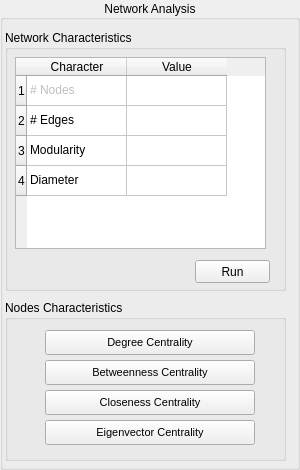
     <widget class="QGroupBox" name="groupBoxNetworkAnalysis">
      <property name="minimumSize">
       <size>
        <width>300</width>
        <height>0</height>
       </size>
      </property>
      <property name="maximumSize">
       <size>
        <width>300</width>
        <height>16777215</height>
       </size>
      </property>
      <property name="font">
       <font>
        <family>Microsoft YaHei UI</family>
        <pointsize>9</pointsize>
       </font>
      </property>
      <property name="title">
       <string>Network Analysis</string>
      </property>
      <property name="alignment">
       <set>Qt::AlignCenter</set>
      </property>
      <widget class="QGroupBox" name="groupBoxNetworkCharactor">
       <property name="geometry">
        <rect>
         <x>5</x>
         <y>30</y>
         <width>281</width>
         <height>261</height>
        </rect>
       </property>
       <property name="title">
        <string>Network Characteristics</string>
       </property>
       <widget class="QPushButton" name="pushButton">
        <property name="geometry">
         <rect>
          <x>20</x>
          <y>180</y>
          <width>75</width>
          <height>23</height>
         </rect>
        </property>
        <property name="text">
         <string>PushButton</string>
        </property>
       </widget>
       <widget class="QPushButton" name="pushButton_2">
        <property name="geometry">
         <rect>
          <x>130</x>
          <y>180</y>
          <width>75</width>
          <height>23</height>
         </rect>
        </property>
        <property name="text">
         <string>PushButton</string>
        </property>
       </widget>
       <widget class="QPushButton" name="pushButtonNetworkcharacteristic">
        <property name="geometry">
         <rect>
          <x>190</x>
          <y>230</y>
          <width>75</width>
          <height>23</height>
         </rect>
        </property>
        <property name="text">
         <string>Run</string>
        </property>
       </widget>
       <widget class="QTableWidget" name="tableWidgetNetworkCharacteristics">
        <property name="geometry">
         <rect>
          <x>10</x>
          <y>27</y>
          <width>251</width>
          <height>192</height>
         </rect>
        </property>
        <row>
         <property name="text">
          <string>1</string>
         </property>
        </row>
        <row>
         <property name="text">
          <string>2</string>
         </property>
        </row>
        <row>
         <property name="text">
          <string>3</string>
         </property>
        </row>
        <row>
         <property name="text">
          <string>4</string>
         </property>
        </row>
        <column>
         <property name="text">
          <string>Character</string>
         </property>
        </column>
        <column>
         <property name="text">
          <string>Value</string>
         </property>
        </column>
        <item row="0" column="0">
         <property name="text">
          <string># Nodes</string>
         </property>
         <property name="flags">
          <set>ItemIsSelectable|ItemIsDragEnabled|ItemIsUserCheckable</set>
         </property>
        </item>
        <item row="0" column="1">
         <property name="text">
          <string/>
         </property>
        </item>
        <item row="1" column="0">
         <property name="text">
          <string># Edges</string>
         </property>
        </item>
        <item row="1" column="1">
         <property name="text">
          <string/>
         </property>
        </item>
        <item row="2" column="0">
         <property name="text">
          <string>Modularity</string>
         </property>
        </item>
        <item row="2" column="1">
         <property name="text">
          <string/>
         </property>
        </item>
        <item row="3" column="0">
         <property name="text">
          <string>Diameter</string>
         </property>
        </item>
        <item row="3" column="1">
         <property name="text">
          <string/>
         </property>
        </item>
       </widget>
      </widget>
      <widget class="QGroupBox" name="groupBox">
       <property name="geometry">
        <rect>
         <x>5</x>
         <y>300</y>
         <width>281</width>
         <height>161</height>
        </rect>
       </property>
       <property name="title">
        <string>Nodes Characteristics</string>
       </property>
       <widget class="QPushButton" name="pushButtonDegreeCentrality">
        <property name="geometry">
         <rect>
          <x>40</x>
          <y>30</y>
          <width>210</width>
          <height>25</height>
         </rect>
        </property>
        <property name="font">
         <font>
          <pointsize>8</pointsize>
         </font>
        </property>
        <property name="text">
         <string>Degree Centrality</string>
        </property>
       </widget>
       <widget class="QPushButton" name="pushButtonBetweennessCentrality">
        <property name="geometry">
         <rect>
          <x>40</x>
          <y>60</y>
          <width>210</width>
          <height>25</height>
         </rect>
        </property>
        <property name="font">
         <font>
          <pointsize>8</pointsize>
         </font>
        </property>
        <property name="text">
         <string>Betweenness Centrality</string>
        </property>
       </widget>
       <widget class="QPushButton" name="pushButtonClosenessCentrality">
        <property name="geometry">
         <rect>
          <x>40</x>
          <y>90</y>
          <width>210</width>
          <height>25</height>
         </rect>
        </property>
        <property name="font">
         <font>
          <pointsize>8</pointsize>
         </font>
        </property>
        <property name="text">
         <string>Closeness Centrality</string>
        </property>
       </widget>
       <widget class="QPushButton" name="pushButtonEigenvCentrality">
        <property name="geometry">
         <rect>
          <x>40</x>
          <y>120</y>
          <width>210</width>
          <height>25</height>
         </rect>
        </property>
        <property name="font">
         <font>
          <pointsize>8</pointsize>
         </font>
        </property>
        <property name="text">
         <string>Eigenvector Centrality</string>
        </property>
       </widget>
      </widget>
     </widget>
